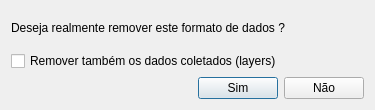
<ui version="4.0" >
 <class>DeleteWeatherDataSourceDialogForm</class>
 <widget class="QDialog" name="DeleteWeatherDataSourceDialogForm" >
  <property name="geometry" >
   <rect>
    <x>0</x>
    <y>0</y>
    <width>375</width>
    <height>110</height>
   </rect>
  </property>
  <property name="windowTitle" >
   <string>Remover formato de dados...</string>
  </property>
  <layout class="QVBoxLayout" >
   <item>
    <widget class="QLabel" name="questionLabel" >
     <property name="text" >
      <string>Deseja realmente remover este formato de dados ?</string>
     </property>
    </widget>
   </item>
   <item>
    <widget class="QCheckBox" name="deleteLayersCbx" >
     <property name="text" >
      <string>Remover também os dados coletados (layers)</string>
     </property>
    </widget>
   </item>
   <item>
    <layout class="QHBoxLayout" >
     <item>
      <spacer>
       <property name="orientation" >
        <enum>Qt::Horizontal</enum>
       </property>
       <property name="sizeHint" >
        <size>
         <width>40</width>
         <height>20</height>
        </size>
       </property>
      </spacer>
     </item>
     <item>
      <widget class="QPushButton" name="yesBtn" >
       <property name="text" >
        <string>Sim</string>
       </property>
      </widget>
     </item>
     <item>
      <widget class="QPushButton" name="noBtn" >
       <property name="text" >
        <string>Não</string>
       </property>
      </widget>
     </item>
    </layout>
   </item>
  </layout>
 </widget>
 <resources/>
 <connections/>
</ui>
